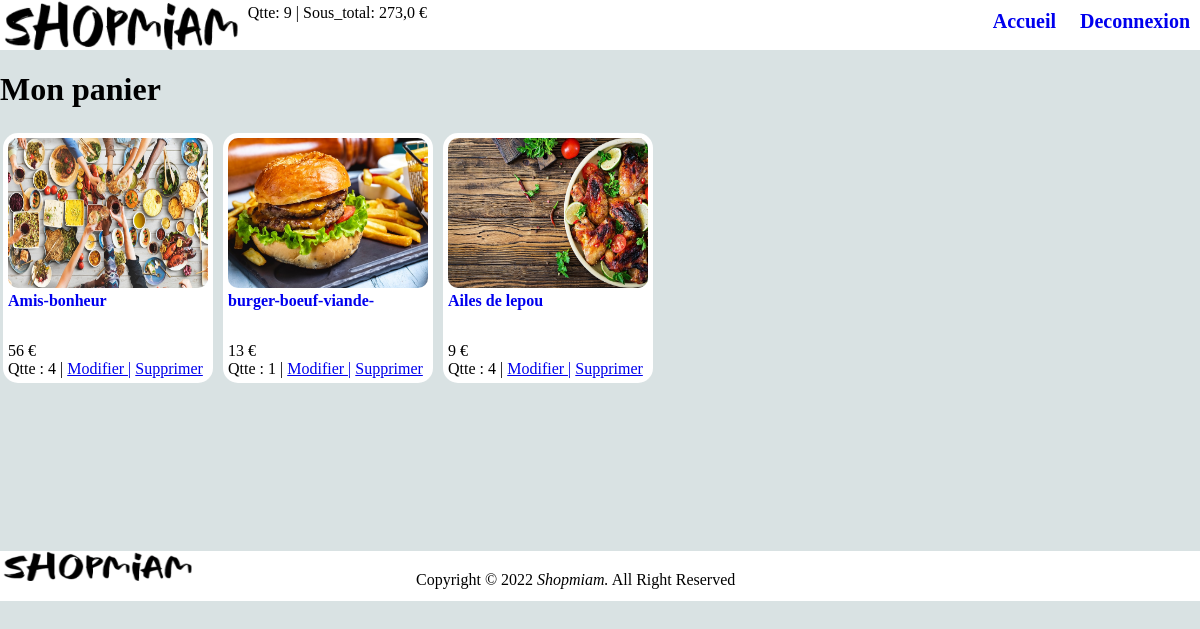
The page /data/panier/ (signed in) on the database its author committed.
### data/models.py (models this page shows)
class Annonces(models.Model):
    slug=models.CharField(max_length=20, unique=True, default='')
    titre=models.CharField(max_length=20)
    description=models.TextField()
    piece_jointe=models.ImageField()
    prix=models.PositiveIntegerField(default=0)
    date_pub=models.DateTimeField(auto_now_add=True)
    auteur=models.ForeignKey(get_user_model(), on_delete= models.PROTECT, default=2)

### data/views.py (the view)
# urls.py: path('panier/',details_panier_fonc, name="mon_panier_name"),
def details_panier_fonc(request):
    liste_couple=[]
    for elt in npanier(request)[0]:
        qtte=Panier.objects.get(reference_id=elt.id, client_id=request.user.id).quantite
        liste_couple.append({"ref":elt,'prix':elt.prix,'nombre_article':qtte})
    return render(request,'panier.html',context={'details_panier':liste_couple,'nombre_ref_panier':npanier(request)[2],'sous_total':sous_total(request)})

### data/views.py (called while the page is built)
def sous_total(request):
    sous_total=0
    for elt in npanier(request)[1]:
        sous_total_ref=float(Panier.objects.get(reference_id=elt, client_id=request.user.id).quantite) * float(Annonces.objects.get(id=elt).prix)
        sous_total+=sous_total_ref
    return sous_total

def npanier(request):  #liste des références dans le panier du client connecté à partir du model 'Annonce'
    liste_ref_annonce=[] # liste des référence mises dans le panier par le client
    liste_reference_id=[]  # pour verifier si la ref est listé et eviter un doublon
    nombre_total_reference=0
    for elt in Panier.objects.all():
        annonce=Annonces.objects.get(id=elt.reference_id)
        if elt.client_id == request.user.id  and elt.statut == False and elt.reference_id not in liste_reference_id :
            liste_reference_id.append(elt.reference_id)
            liste_ref_annonce.append(annonce)
    for elt in liste_reference_id:
        n=Panier.objects.get(reference_id=elt, client_id=request.user.id).quantite
        nombre_total_reference+=int(n)
    return [liste_ref_annonce,liste_reference_id, nombre_total_reference]

### templates/panier.html (shortened to what this page needs)
{% extends 'base.html' %}
{% block content %}
<header>
    <a href="{% url 'index_name'  %}"><img class='logo' src="../../static\shopmiam.png" alt="logo"></a>
    {% if user.statut == 'Acheteur' %}
    <span>Qtte: {{nombre_ref_panier}}</span>
    <span>| Sous_total: {{sous_total}} €</span>
    {% endif %}
    <nav>
        <ul style="list-style:none;">
            <li style="display:inline-block;"><a href="{% url 'index_name' %}">Accueil</a></li>
            {% if user.is_authenticated %}
            <li style="display:inline-block;"><a href="{% url 'logout' %}">Deconnexion</a></li>
            {% endif %}
        </ul>
    </nav>
</header>
<main>
    <h1> Mon panier</h1>
    {% for panier in details_panier %}
    <div class="annonce">
        <img  src="{{ panier.ref.piece_jointe.url }}" alt="image_de_l'annonce" >
        <div class="annonce_titre"><a class="annonce_titre" href="{% url 'details_name'  slug_request=panier.ref.slug %}">{{panier.ref.titre}}</a></div>
        <span class="annonce_prix">{{panier.ref.prix}} €</span><br>
        {% if user.statut == 'Acheteur' %}
        <span>Qtte : {{panier.nombre_article}} |</span>
        <a href="{% url 'details_name'  slug_request=panier.ref.slug  %}" ><span> Modifier |</span></a>
        <a href="{% url 'annulation_name'  slug_request_annule=panier.ref.slug  %}" ><span>Supprimer</span></a>
        {% endif %}
    </div>
    {% endfor %}
</main>
<footer>
    <img class="footer_logo" src="../../static/shopmiam.png" alt="logo">
    <span class="footer">Copyright &copy 2022 <i>Shopmiam.</i> All Right Reserved</span>
</footer>
{% endblock  %}

### data/static/data/style.css (style rules this page uses)
body { background-color: #D9E2E3 ; margin: 0 ; padding: 0; min-height: 603px; }
header { background-color: white; height: 50px; margin-bottom: 20px; padding: 0%; position: sticky; top: 0%; }
nav { height: 50px; width: 500px; float: right; }
header a { text-decoration: none; font-size: 20px; font-weight: bold; }
header ul { margin-top: 10px; padding: 0; float: right; }
header li { margin-left: 10px; margin-right: 10px; }
div[class='annonce'] { background-color: white; display: inline-block; width: 200px; border-radius: 15px; margin: 3px; padding: 5px; text-align: justify; max-height: 240px; }
img { max-width : 200px; min-width : 200px; height : 150px; border-radius: 10px; }
.logo { float: left; max-width: 300px; max-height:50px ; }
main { min-height: 470px; }
footer { bottom: 0px; background-color: white; height: 50px; padding: 0; width: 100%; margin-bottom: 0%; margin-top:10px; }
.footer_logo { max-width: 170px; max-height: 30px; float: left; }
span[class="footer"] { position: relative; left: 18%; top:20px; }
div[class="annonce_titre"] { margin: 0%; height: 72px; max-height: 72px; width: 200px; max-height: 50px; overflow: hidden; }
a[class="annonce_titre"] { text-decoration: none; font-weight: bold; }

### rows shown on the page
Annonces: ref.piece_jointe (picture), ref.titre "Amis-bonheur", ref.prix "56", nombre_article "4"
Annonces: ref.piece_jointe (picture), ref.titre "burger-boeuf-viande-", ref.prix "13", nombre_article "1"
Annonces: ref.piece_jointe (picture), ref.titre "Ailes de lepou", ref.prix "9", nombre_article "4"

### other values the page prints
{{ nombre_ref_panier }} "9"
{{ sous_total }} "273,0"
